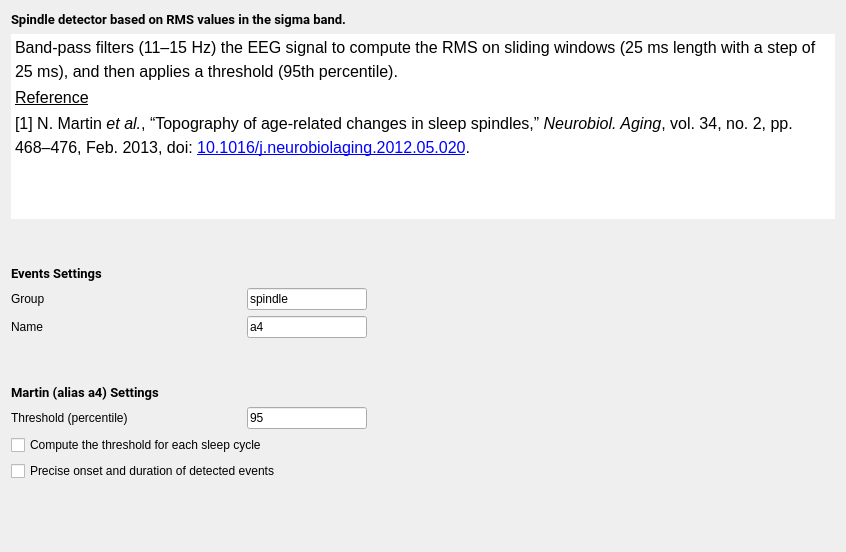
<?xml version="1.0" encoding="UTF-8"?>
<ui version="4.0">
 <class>MartinSettings</class>
 <widget class="QWidget" name="MartinSettings">
  <property name="geometry">
   <rect>
    <x>0</x>
    <y>0</y>
    <width>846</width>
    <height>552</height>
   </rect>
  </property>
  <property name="windowTitle">
   <string/>
  </property>
  <property name="styleSheet">
   <string>font: 12pt &quot;Roboto&quot;;</string>
  </property>
  <layout class="QVBoxLayout" name="verticalLayout_2">
   <item>
    <widget class="QLabel" name="label_6">
     <property name="font">
      <font>
       <family>Roboto</family>
       <pointsize>10</pointsize>
       <weight>50</weight>
       <italic>false</italic>
       <bold>false</bold>
      </font>
     </property>
     <property name="text">
      <string>&lt;html&gt;&lt;head/&gt;&lt;body&gt;&lt;p&gt;&lt;span style=&quot; font-weight:600;&quot;&gt;Spindle detector based on RMS values in the sigma band.&lt;/span&gt;&lt;/p&gt;&lt;/body&gt;&lt;/html&gt;</string>
     </property>
    </widget>
   </item>
   <item>
    <widget class="QTextEdit" name="textEdit">
     <property name="maximumSize">
      <size>
       <width>16777215</width>
       <height>185</height>
      </size>
     </property>
     <property name="frameShape">
      <enum>QFrame::NoFrame</enum>
     </property>
     <property name="lineWidth">
      <number>0</number>
     </property>
     <property name="readOnly">
      <bool>true</bool>
     </property>
     <property name="html">
      <string>&lt;!DOCTYPE HTML PUBLIC &quot;-//W3C//DTD HTML 4.0//EN&quot; &quot;http://www.w3.org/TR/REC-html40/strict.dtd&quot;&gt;
&lt;html&gt;&lt;head&gt;&lt;meta name=&quot;qrichtext&quot; content=&quot;1&quot; /&gt;&lt;style type=&quot;text/css&quot;&gt;
p, li { white-space: pre-wrap; }
&lt;/style&gt;&lt;/head&gt;&lt;body style=&quot; font-family:'Roboto'; font-size:12pt; font-weight:400; font-style:normal;&quot;&gt;
&lt;p style=&quot; margin-top:0px; margin-bottom:0px; margin-left:0px; margin-right:0px; -qt-block-indent:0; text-indent:0px; line-height:135%;&quot;&gt;Band-pass filters (11–15 Hz) the EEG signal to compute the RMS on sliding windows (25 ms length with a step of 25 ms), and then applies a threshold (95th percentile).&lt;/p&gt;
&lt;p style=&quot; margin-top:0px; margin-bottom:0px; margin-left:0px; margin-right:0px; -qt-block-indent:0; text-indent:0px; line-height:135%;&quot;&gt;&lt;span style=&quot; text-decoration: underline;&quot;&gt;Reference&lt;/span&gt;&lt;/p&gt;
&lt;p style=&quot; margin-top:0px; margin-bottom:0px; margin-left:0px; margin-right:0px; -qt-block-indent:0; text-indent:0px; line-height:135%;&quot;&gt;[1] N. Martin &lt;span style=&quot; font-style:italic;&quot;&gt;et al.&lt;/span&gt;, “Topography of age-related changes in sleep spindles,” &lt;span style=&quot; font-style:italic;&quot;&gt;Neurobiol. Aging&lt;/span&gt;, vol. 34, no. 2, pp. 468–476, Feb. 2013, doi: &lt;a href=&quot;https://doi.org/10.1016/j.neurobiolaging.2012.05.020&quot;&gt;&lt;span style=&quot; text-decoration: underline; color:#0000ff;&quot;&gt;10.1016/j.neurobiolaging.2012.05.020&lt;/span&gt;&lt;/a&gt;. &lt;/p&gt;&lt;/body&gt;&lt;/html&gt;</string>
     </property>
    </widget>
   </item>
   <item>
    <spacer name="verticalSpacer_2">
     <property name="orientation">
      <enum>Qt::Vertical</enum>
     </property>
     <property name="sizeType">
      <enum>QSizePolicy::Fixed</enum>
     </property>
     <property name="sizeHint" stdset="0">
      <size>
       <width>20</width>
       <height>40</height>
      </size>
     </property>
    </spacer>
   </item>
   <item>
    <widget class="QLabel" name="label">
     <property name="font">
      <font>
       <family>Roboto</family>
       <pointsize>10</pointsize>
       <weight>50</weight>
       <italic>false</italic>
       <bold>false</bold>
      </font>
     </property>
     <property name="text">
      <string>&lt;html&gt;&lt;head/&gt;&lt;body&gt;&lt;p&gt;&lt;span style=&quot; font-weight:600;&quot;&gt;Events Settings&lt;/span&gt;&lt;/p&gt;&lt;/body&gt;&lt;/html&gt;</string>
     </property>
    </widget>
   </item>
   <item>
    <layout class="QFormLayout" name="formLayout_2">
     <item row="0" column="0">
      <layout class="QHBoxLayout" name="horizontalLayout">
       <item>
        <widget class="QLabel" name="label_2">
         <property name="sizePolicy">
          <sizepolicy hsizetype="Preferred" vsizetype="Preferred">
           <horstretch>0</horstretch>
           <verstretch>0</verstretch>
          </sizepolicy>
         </property>
         <property name="minimumSize">
          <size>
           <width>230</width>
           <height>0</height>
          </size>
         </property>
         <property name="maximumSize">
          <size>
           <width>16777215</width>
           <height>16777215</height>
          </size>
         </property>
         <property name="text">
          <string>Group</string>
         </property>
        </widget>
       </item>
       <item>
        <widget class="QLineEdit" name="group_lineEdit">
         <property name="minimumSize">
          <size>
           <width>120</width>
           <height>0</height>
          </size>
         </property>
         <property name="maximumSize">
          <size>
           <width>120</width>
           <height>16777215</height>
          </size>
         </property>
         <property name="toolTip">
          <string>Define in which group the spindles will be added.</string>
         </property>
         <property name="text">
          <string>spindle</string>
         </property>
        </widget>
       </item>
      </layout>
     </item>
     <item row="0" column="1">
      <spacer name="horizontalSpacer">
       <property name="orientation">
        <enum>Qt::Horizontal</enum>
       </property>
       <property name="sizeType">
        <enum>QSizePolicy::Expanding</enum>
       </property>
       <property name="sizeHint" stdset="0">
        <size>
         <width>40</width>
         <height>20</height>
        </size>
       </property>
      </spacer>
     </item>
     <item row="1" column="0">
      <layout class="QHBoxLayout" name="horizontalLayout_3">
       <item>
        <widget class="QLabel" name="label_3">
         <property name="minimumSize">
          <size>
           <width>230</width>
           <height>0</height>
          </size>
         </property>
         <property name="maximumSize">
          <size>
           <width>16777215</width>
           <height>16777215</height>
          </size>
         </property>
         <property name="text">
          <string>Name</string>
         </property>
        </widget>
       </item>
       <item>
        <widget class="QLineEdit" name="name_lineEdit">
         <property name="minimumSize">
          <size>
           <width>120</width>
           <height>0</height>
          </size>
         </property>
         <property name="maximumSize">
          <size>
           <width>120</width>
           <height>16777215</height>
          </size>
         </property>
         <property name="toolTip">
          <string>Define the name of the spindle events.</string>
         </property>
         <property name="text">
          <string>a4</string>
         </property>
        </widget>
       </item>
      </layout>
     </item>
     <item row="1" column="1">
      <spacer name="horizontalSpacer_4">
       <property name="orientation">
        <enum>Qt::Horizontal</enum>
       </property>
       <property name="sizeHint" stdset="0">
        <size>
         <width>40</width>
         <height>20</height>
        </size>
       </property>
      </spacer>
     </item>
    </layout>
   </item>
   <item>
    <spacer name="verticalSpacer_3">
     <property name="orientation">
      <enum>Qt::Vertical</enum>
     </property>
     <property name="sizeType">
      <enum>QSizePolicy::Fixed</enum>
     </property>
     <property name="sizeHint" stdset="0">
      <size>
       <width>20</width>
       <height>40</height>
      </size>
     </property>
    </spacer>
   </item>
   <item>
    <widget class="QLabel" name="label_5">
     <property name="font">
      <font>
       <family>Roboto</family>
       <pointsize>10</pointsize>
       <weight>50</weight>
       <italic>false</italic>
       <bold>false</bold>
      </font>
     </property>
     <property name="text">
      <string>&lt;html&gt;&lt;head/&gt;&lt;body&gt;&lt;p&gt;&lt;span style=&quot; font-weight:600;&quot;&gt;Martin (alias a4) Settings&lt;/span&gt;&lt;/p&gt;&lt;/body&gt;&lt;/html&gt;</string>
     </property>
    </widget>
   </item>
   <item>
    <layout class="QFormLayout" name="formLayout">
     <item row="0" column="0">
      <layout class="QHBoxLayout" name="horizontalLayout_2">
       <item>
        <widget class="QLabel" name="label_4">
         <property name="minimumSize">
          <size>
           <width>230</width>
           <height>0</height>
          </size>
         </property>
         <property name="maximumSize">
          <size>
           <width>16777215</width>
           <height>16777215</height>
          </size>
         </property>
         <property name="text">
          <string>Threshold (percentile)</string>
         </property>
        </widget>
       </item>
       <item>
        <widget class="QLineEdit" name="threshold_lineEdit">
         <property name="minimumSize">
          <size>
           <width>120</width>
           <height>0</height>
          </size>
         </property>
         <property name="maximumSize">
          <size>
           <width>120</width>
           <height>16777215</height>
          </size>
         </property>
         <property name="text">
          <string>95</string>
         </property>
        </widget>
       </item>
      </layout>
     </item>
     <item row="0" column="1">
      <spacer name="horizontalSpacer_3">
       <property name="orientation">
        <enum>Qt::Horizontal</enum>
       </property>
       <property name="sizeHint" stdset="0">
        <size>
         <width>40</width>
         <height>20</height>
        </size>
       </property>
      </spacer>
     </item>
     <item row="1" column="0">
      <layout class="QVBoxLayout" name="verticalLayout">
       <item>
        <widget class="QCheckBox" name="threshold_cycle_checkBox">
         <property name="sizePolicy">
          <sizepolicy hsizetype="Expanding" vsizetype="Fixed">
           <horstretch>0</horstretch>
           <verstretch>0</verstretch>
          </sizepolicy>
         </property>
         <property name="minimumSize">
          <size>
           <width>350</width>
           <height>0</height>
          </size>
         </property>
         <property name="maximumSize">
          <size>
           <width>16777215</width>
           <height>16777215</height>
          </size>
         </property>
         <property name="text">
          <string>Compute the threshold for each sleep cycle</string>
         </property>
        </widget>
       </item>
       <item>
        <widget class="QCheckBox" name="precise_checkBox">
         <property name="minimumSize">
          <size>
           <width>350</width>
           <height>0</height>
          </size>
         </property>
         <property name="toolTip">
          <string>The RMS values are computed on a sliding window (for each sample) before the onset and after the end of the event to precise the event length.  The detected even cannot be shorter only unchanged or longer.</string>
         </property>
         <property name="text">
          <string>Precise onset and duration of detected events</string>
         </property>
        </widget>
       </item>
      </layout>
     </item>
     <item row="1" column="1">
      <spacer name="horizontalSpacer_2">
       <property name="orientation">
        <enum>Qt::Horizontal</enum>
       </property>
       <property name="sizeType">
        <enum>QSizePolicy::Expanding</enum>
       </property>
       <property name="sizeHint" stdset="0">
        <size>
         <width>40</width>
         <height>20</height>
        </size>
       </property>
      </spacer>
     </item>
    </layout>
   </item>
   <item>
    <spacer name="verticalSpacer">
     <property name="orientation">
      <enum>Qt::Vertical</enum>
     </property>
     <property name="sizeHint" stdset="0">
      <size>
       <width>20</width>
       <height>40</height>
      </size>
     </property>
    </spacer>
   </item>
  </layout>
 </widget>
 <resources>
  <include location="../../../../../scinodes_poc/src/main/python/ui/themes/themes.qrc"/>
 </resources>
 <connections>
  <connection>
   <sender>threshold_cycle_checkBox</sender>
   <signal>stateChanged(int)</signal>
   <receiver>MartinSettings</receiver>
   <slot>thresh_per_cycle_slot()</slot>
   <hints>
    <hint type="sourcelabel">
     <x>125</x>
     <y>451</y>
    </hint>
    <hint type="destinationlabel">
     <x>278</x>
     <y>275</y>
    </hint>
   </hints>
  </connection>
 </connections>
 <slots>
  <slot>thresh_per_cycle_slot()</slot>
 </slots>
</ui>
